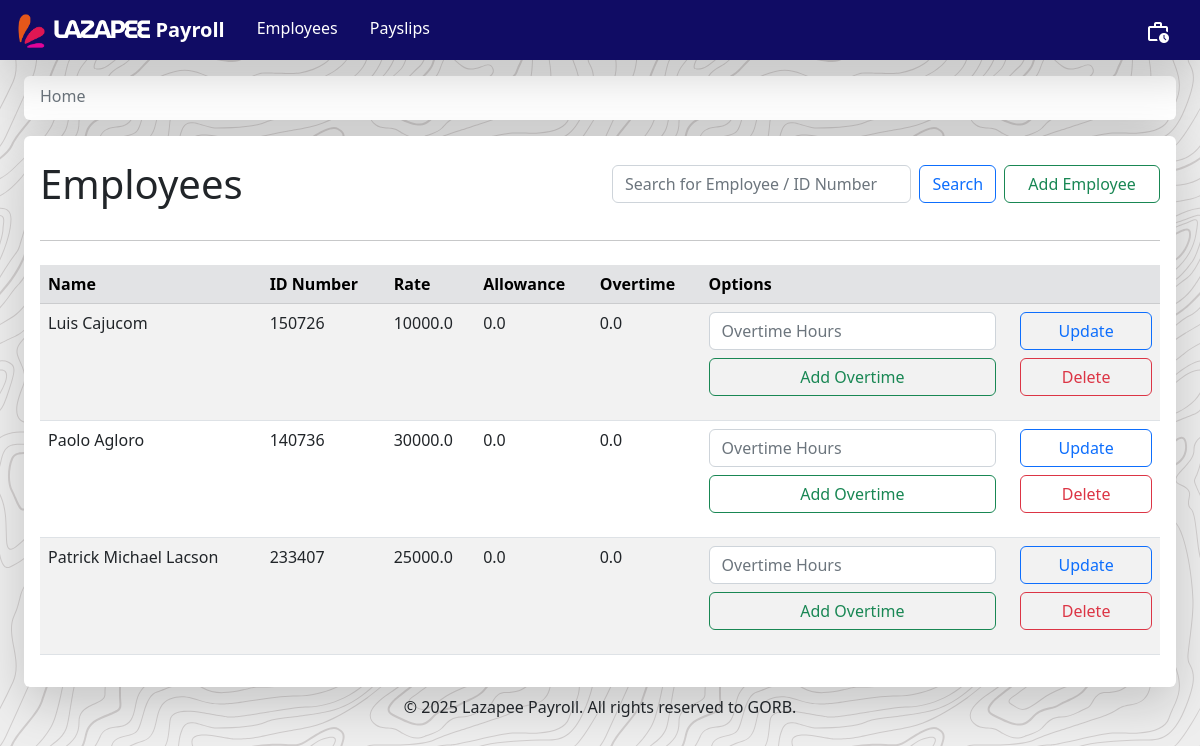
The page /employees on the database its author committed.
### payroll_app/models.py (models this page shows, shortened)
class Employee(models.Model):
    name = models.CharField(max_length = 300)
    id_number = models.CharField(max_length = 300, unique = True)
    rate = models.FloatField()
    overtime_pay = models.FloatField(null=True)
    allowance = models.FloatField(null=True)
    def getName(self):
        return self.name
    def getID(self):
        return self.id_number
    def getRate(self):
        return self.rate
    def getOvertime(self):
        return self.overtime_pay
    def getAllowance(self):
        return self.allowance

### payroll_app/views.py (the view)
# urls.py: path('employees', views.employees_page, name='employees'),
def employees_page(request):
    global history
    global account
    if (request.method=="POST"):
        button = request.POST.get("button")
        if button == "search":
            creds = request.POST.get("Search")
            if creds.isdigit() == True:
                employees = Employee.objects.filter(id_number=creds)
                return render(request, 'payroll_app/employees_page.html', {'employees':employees, 'history':history, 'account':account})
            else:
                employees = Employee.objects.filter(name__icontains=creds)
                return render(request, 'payroll_app/employees_page.html', {'employees':employees, 'history':history, 'account':account})
        elif button == "add_overtime":
            id = request.POST.get("employee_id")
            hours = request.POST.get("hours")
            overtime = get_object_or_404(Employee, id_number=id).getOvertime() + (get_object_or_404(Employee, id_number=id).getRate()/160) * 1.5 * int(hours)
            Employee.objects.filter(id_number=id).update(overtime_pay=overtime)
            employees = Employee.objects.all()
            return render(request, 'payroll_app/employees_page.html', {'employees':employees, 'history':history, 'account':account})
    else:
        employees = Employee.objects.all()
        message = request.session.pop('message', None)
        return render(request, 'payroll_app/employees_page.html', {'employees':employees, 'message':message, 'history':history, 'account':account})

### payroll_app/templates/payroll_app/employees_page.html (shortened to what this page needs)
{% extends 'payroll_app/base.html' %}
{% load static %}
    {% block directory %}
        <ol class="breadcrumb mb-1">
            <li class="breadcrumb-item">
                <a href="{% url 'employees' %}" class="text-secondary text-decoration-none">Home</a>
            </li>
        </ol>
    {% endblock %}
    {% block content %}
        <div class="navbar mt-3 mx-4 p-3 shadow-lg rounded div-animation" style="background-color: white">
            <div class="w-100">
                <div class="row align-items-center">
                    <div class="col">
                        <h1 class="mt-2">Employees</h1>
                    </div>
                    <div class="col">
                        <form class="form-inline my-2 d-flex" method="POST"> {% csrf_token %}
                            <input class="form-control" type="search" placeholder="Search for Employee / ID Number" name="Search">
                            <button class="btn btn-outline-primary mx-2" type="submit" name="button" value="search">Search</button>
                            <a class="btn btn-outline-success w-50" href="{% url 'create_employee' %}">Add Employee</a>
                        </form>
                    </div>
                </div>
                <hr class="my-4">
            </div>
            <table class="table table-hover table-striped">
                <thead class="table-secondary">
                    <th scope="col"> Name </th>
                    <th scope="col"> ID Number </th>
                    <th scope="col"> Rate </th>
                    <th scope="col"> Allowance </th>
                    <th scope="col"> Overtime </th>
                    <th scope="col"> Options </th>
                </thead>
                <tbody>
                    {% for e in employees %}
                    <tr>
                        <td> {{ e.getName }} </td>
                        <td> {{ e.getID }} </td>
                        <td> {{ e.getRate }} </td>
                        <td> {{ e.getAllowance }} </td>
                        <td> {{ e.getOvertime }} </td>
                        <td>
                            <form method="POST">{% csrf_token %}
                                <div class="row mb-2">
                                    <div class="col-8">
                                        <input type="number" class="form-control" id="hours" name="hours" placeholder="Overtime Hours" min="0" required>
                                    </div>
                                    <div class="col-4">
                                        <a href="{% url 'update_employee' pk=e.pk %}" class="btn btn-outline-primary px-3 mr-3 w-100">Update</a>
                                    </div>
                                </div>
                                <div class="row">
                                    <div class="col-8">
                                        <button type="submit" class="btn btn-outline-success mr-1 w-100" name="button" value="add_overtime">Add Overtime</button>
                                    </div>
                                    <div class="col-4">
                                        <a href="{% url 'delete_employee' pk=e.pk %}" class="btn btn-outline-danger px-3 mr-3 w-100">Delete</a>
                                    </div>
                                </div>
                            </form>
                        </td>
                    </tr>
                    {% endfor %}
                </tbody>
            </table>
        </div>
    {% endblock %}

### payroll_app/templates/payroll_app/base.html (style rules this page uses)
.div-animation { animation: fade 0.4s ease-out; }

### rows shown on the page
Employee: getName "Luis Cajucom", getID "150726", getRate "10000.0", getAllowance "0.0", getOvertime "0.0"
Employee: getName "Paolo Agloro", getID "140736", getRate "30000.0", getAllowance "0.0", getOvertime "0.0"
Employee: getName "Patrick Michael Lacson", getID "233407", getRate "25000.0", getAllowance "0.0", getOvertime "0.0"
